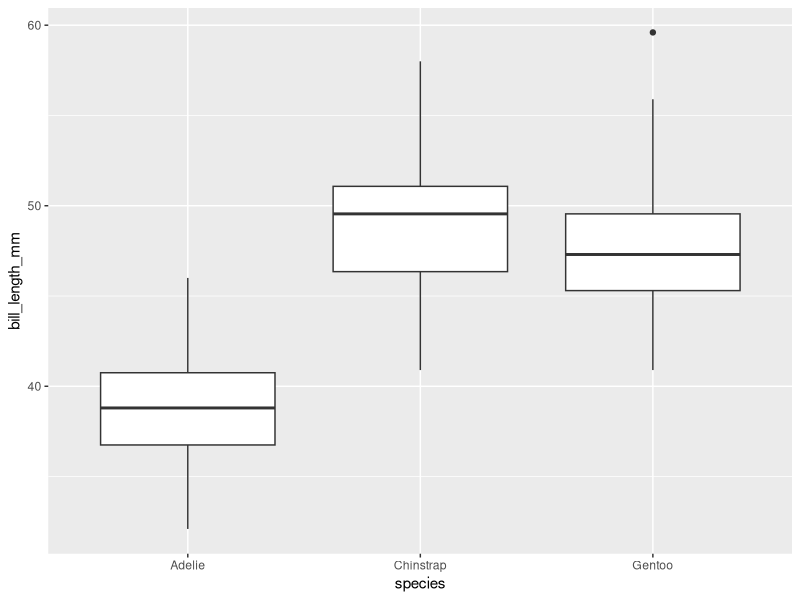
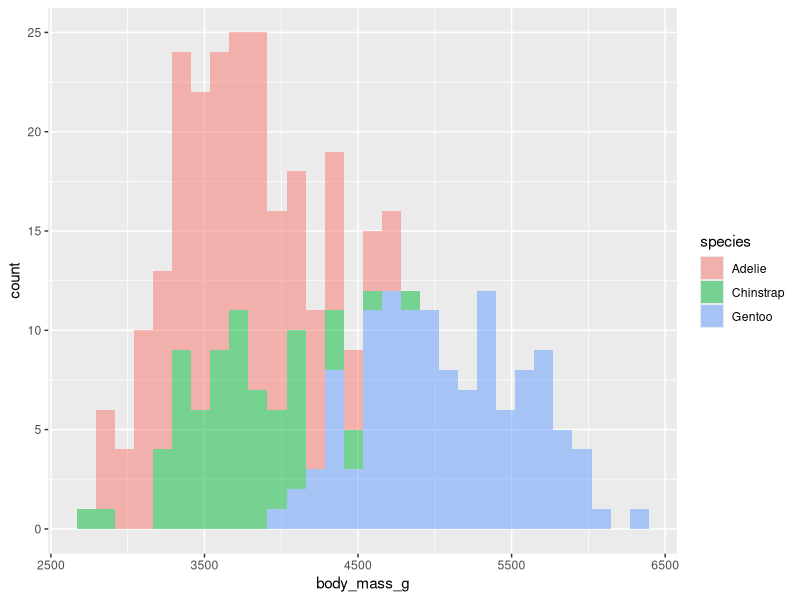

R code for these plots, in order:
## ---- chunk 1
knitr::opts_chunk$set(echo = TRUE)
library(tidyverse)
library(palmerpenguins)
## ---- chunk 2
ggplot(data = penguins) +
  geom_boxplot(aes(x = species, y = bill_length_mm))
## ---- chunk 3
ggplot(data = penguins) +
  geom_histogram(mapping = aes(fill = species, x = body_mass_g), alpha = 0.5)

